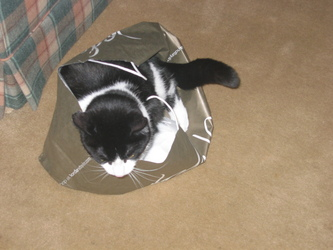
//> input picture Benchmark/5-gPb-owt-ucm/source/gpb_src/test/io/formats/image/jpeg_test/images/test_color.jpg, 333 x 250 px
$ ./main ../5-gPb-owt-ucm/source/gpb_src/test/io/formats/image/jpeg_test/images/test_color.jpg ../5-gPb-owt-ucm/source/gpb_src/test/io/formats/image/jpeg_test/images/test_color.jpg ../5-gPb-owt-ucm/source/gpb_src/test/io/formats/image/jpeg_test/images/test_color.jpg out.png   (built with g++ and OpenCV 4)
//> lines starting //> are read from the running program, lines starting //| are printed output that depends on the picture; after the words box and inside, x2 and y2 are one past the last pixel; in counts of white or black regions, pixels touching at a corner belong together
#include "opencv2/core.hpp"
#include"opencv2/imgproc/imgproc.hpp"
#include "opencv2/highgui.hpp"
#include<iostream>
using namespace cv;
using namespace std;

int main(int argc, char *argv[])
{
    Mat inputImage, outputImage;
    inputImage = imread(argv[2],0);
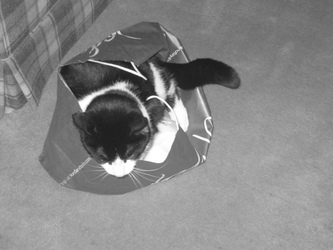
//> inputImage: 250 rows x 333 cols, CV_8UC1; min 27, max 255, mean 133.9
    outputImage = inputImage.clone();
    if(!inputImage.data)
    {
        cout<<"fail to load image."<<endl;
    }

    threshold(inputImage,outputImage,0,255,CV_THRESH_BINARY | CV_THRESH_OTSU); //使用大津法二值化操作，阈值可随便设置
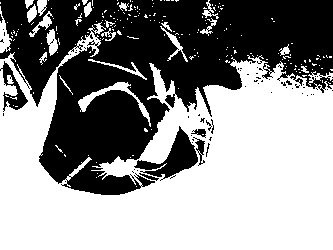
//> outputImage: 250 rows x 333 cols, CV_8UC1; 56.7% white; 66 black regions (58 under 20 px), largest, box (x1, y1, x2, y2) and area: (0, 0, 333, 195) 33792, (134, 126, 198, 181) 1255, (0, 61, 28, 112) 492
    imwrite(argv[4],outputImage);

    return 0;

}
